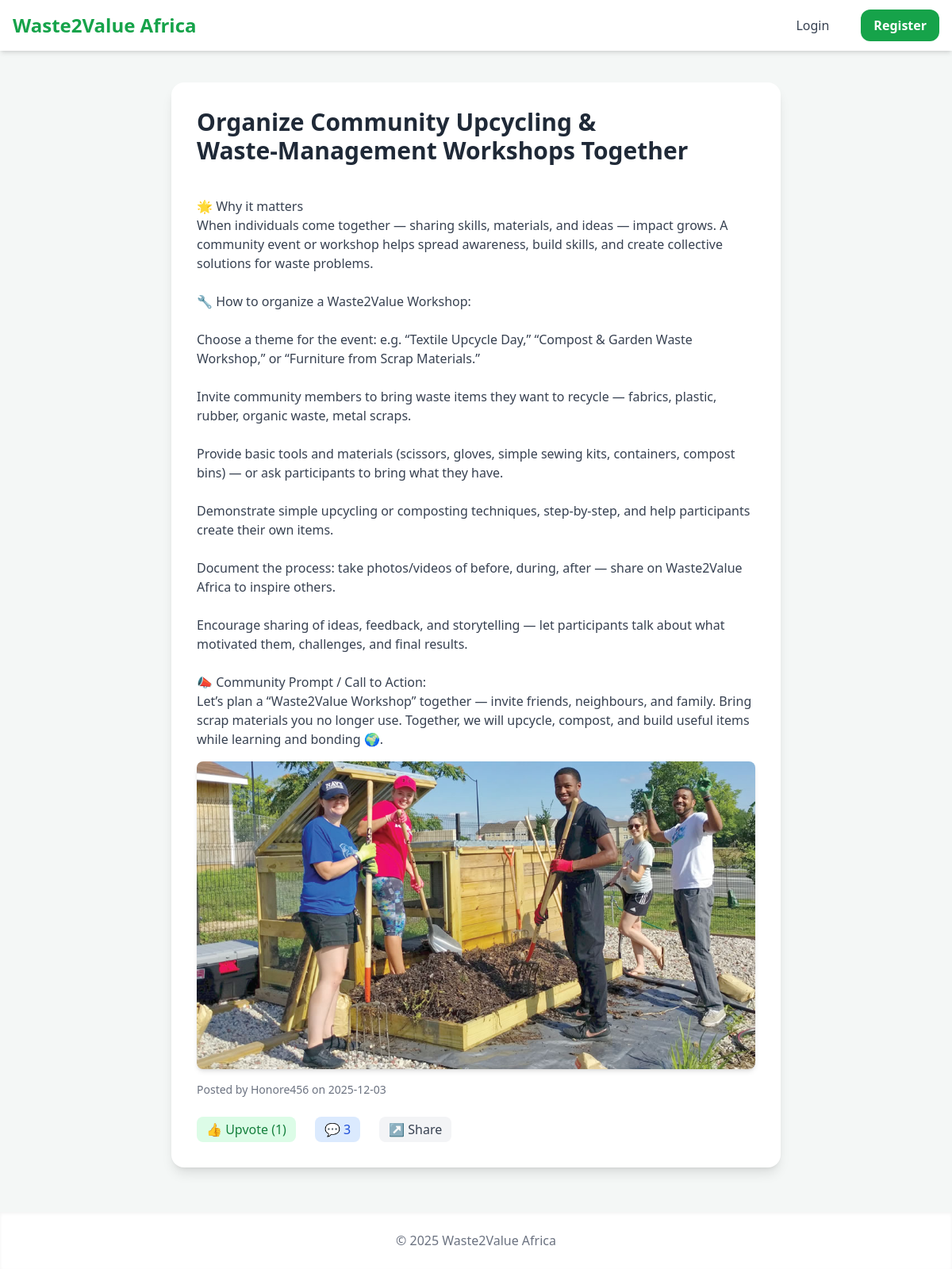
Page /community/organize-community-upcycling-waste-management-workshops-together-54edaf on the committed database.
### models.py (models this page shows, shortened)
class Post(db.Model):
    __tablename__ = "posts"
    id = db.Column(db.Integer, primary_key=True)
    title = db.Column(db.String(255), nullable=False, index=True)
    content=db.Column(db.Text, nullable=False)
    image= db.Column(db.String(255), nullable= True)
    slug = db.Column(db.String(300), nullable=False, unique=True, index=True)
    user_id = db.Column(db.Integer, db.ForeignKey("users.id", ondelete="SET NULL"), nullable=True, index=True)
    author = db.relationship("User", back_populates="posts", lazy=True, foreign_keys=[user_id])
    created_at = db.Column(db.DateTime, default=datetime.utcnow, index=True)
    updated_at = db.Column(db.DateTime, default=datetime.utcnow, onupdate=datetime.utcnow)
    is_deleted = db.Column(db.Boolean, default=False, index=True)
    pinned = db.Column(db.Boolean, default=False)
    view_count = db.Column(db.Integer, default=0)
    tags = db.relationship("Tag", secondary=post_tags, back_populates="posts", lazy="subquery")
    comments = db.relationship("Comment", back_populates="post",lazy='dynamic', cascade="all, delete-orphan")
    upvotes = db.relationship("PostUpvote", back_populates="post",lazy='dynamic', cascade="all, delete-orphan")

class TimestampMixin:
    created_at = db.Column(db.DateTime, default=datetime.utcnow, index=True)
    updated_at = db.Column(db.DateTime, default=datetime.utcnow, onupdate=datetime.utcnow)

class SoftDeleteMixin:
    is_deleted = db.Column(db.Boolean, default=False, index=True)

class User(db.Model, UserMixin, TimestampMixin, SoftDeleteMixin):
    __tablename__ = "users"
    id = db.Column(db.Integer, primary_key=True)
    username = db.Column(db.String(80), nullable=False, unique=True, index=True)
    email = db.Column(db.String(255), nullable=False, unique=True, index=True)
    _password = db.Column("password", db.String(255), nullable=False)
    role = db.Column(db.Enum(RoleEnum), nullable=False, default=RoleEnum.consumer, index=True)
    is_verified = db.Column(db.Boolean, default=False, index=True)
    full_name = db.Column(db.String(120), nullable=True)
    bio = db.Column(db.Text, nullable=True)
    location = db.Column(db.String(150), nullable=True, index=True)
    avatar_url = db.Column(db.String(512), nullable=True, default="/static/images/default-avatar.png")
    twitter = db.Column(db.String(255), nullable=True)
    instagram = db.Column(db.String(255), nullable=True)
    github = db.Column(db.String(255), nullable=True)
    last_seen = db.Column(db.DateTime, default=datetime.utcnow)
    avatar_url_filename = db.Column(db.String(255), nullable=True)
    updated_at = db.Column(db.DateTime, nullable=True)
    listings = db.relationship(
        "Listing",
        back_populates="owner",
        lazy="dynamic",
        cascade="all, delete-orphan"
    )
    posts = db.relationship(
        "Post",
        back_populates="author",
        lazy="dynamic",
        cascade="all, delete-orphan"
    )
    comments = db.relationship("Comment", back_populates="author", lazy="dynamic", cascade="all, delete-orphan")
    post_upvotes = db.relationship("PostUpvote", back_populates="user", lazy="dynamic", cascade="all, delete-orphan")
    notifications = db.relationship("Notification", back_populates="user", lazy="dynamic", cascade="all, delete-orphan")
    sent_messages = db.relationship("Message", back_populates="sender", lazy="dynamic", cascade="all, delete-orphan")
    conversations = db.relationship(
        "Conversation",
        secondary="conversation_participants",
        back_populates="participants",
        lazy="subquery"
    )

### routes_community.py (the view)
@community_bp.route("/community/<slug>")
def view_post(slug):
    post = Post.query.filter_by(slug=slug, is_deleted=False).first_or_404()
    comments= post.comments.filter_by(parent_id=None, is_deleted=False).order_by(Comment.created_at.asc()).all()
    return render_template("view_post.html", post=post, comments= comments)

### templates/view_post.html (shortened to what this page needs)
{% extends "base.html" %}
{% block content %}
<div class="bg-white p-8 rounded-2xl shadow-lg max-w-3xl mx-auto">
    <h1 class="text-3xl font-bold text-gray-800 mb-4">{{ post.title }}</h1>
    <p class="text-gray-700 mb-4" style="white-space: pre-line;">
        {{ post.content }}
    </p>
    {% if post.image %}
    <div class="mb-4">
        <img src="{{ url_for('static', filename='uploads/posts/' + post.image) }}"
             alt="Post Image"
             class="rounded-lg shadow-md max-w-full h-auto">
    </div>
    {% endif %}
    <p class="text-sm text-gray-500">
        Posted by {{ post.author.username if post.author else 'Unknown' }}
        on {{ post.created_at.strftime('%Y-%m-%d') }}
    </p>
    <div class="flex items-center gap-6 mt-6 text-gray-700">
    <button class="upvote-btn px-3 py-1 bg-green-100 text-green-700 rounded-lg hover:bg-green-200"
            data-post-id="{{ post.id }}">
        👍 Upvote (<span class="upvote-count">{{ post.upvotes.count() }}</span>)
    </button>
     <button id="toggle-comments"
     class="flex items-center gap-1 px-3 py-1 bg-blue-100 text-blue-700 rounded-lg hover:bg-blue-200"
     >
      💬 <span id="comment-count">{{ post.comments.count() }}</span>
     </button>
    <button id="share-button"
            class="flex items-center gap-1 px-3 py-1 bg-gray-100 text-gray-700 rounded-lg hover:bg-gray-200">
        ↗ Share
    </button>
</div>
 </div>
</div>
{% endblock %}

### templates/base.html (style rules this page uses)
body { background-color: #f4f7f6; }

### rows in the picture
Post: title "Organize Community Upcycling & Waste‑Management Workshops Together", content "🌟 Why it matters When individuals come together — sharing skills, materials, and ideas — impact grows. A community event or workshop helps spread awareness, build skills, and create collective solutions for waste problems. 🔧 How to organize a Waste2Value Workshop: Choose a theme for the event: e.g. “Textile Upcycle Day,” “Compost & Garden Waste Workshop,” or “Furniture from Scrap Materials.” Invite community members to bring waste items they want to recycle — fabrics, plastic, rubber, organic waste, metal scraps. Provide basic tools and materials (scissors, gloves, simple sewing kits, containers, compost bins) — or ask participants to bring what they have. Demonstrate simple upcycling or…", image (picture), created_at "2025-12-03"
User: author "Honore456"

### other values in the picture
{{ post.upvotes.count() }} "1"
{{ post.comments.count() }} "3"
{{ current_year if current_year else '2025' }} "2025"
